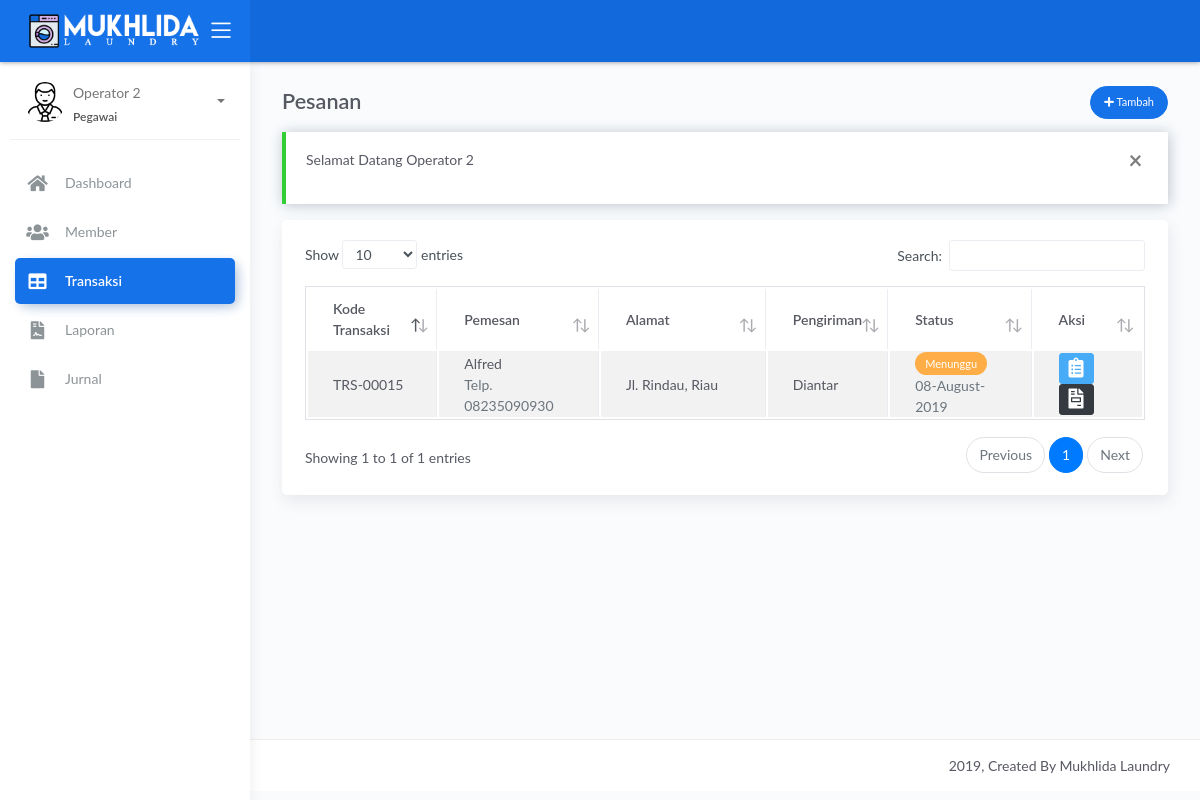
/operator/index.php?page=pesanan (signed in), run on an earlier commit of the app's database.
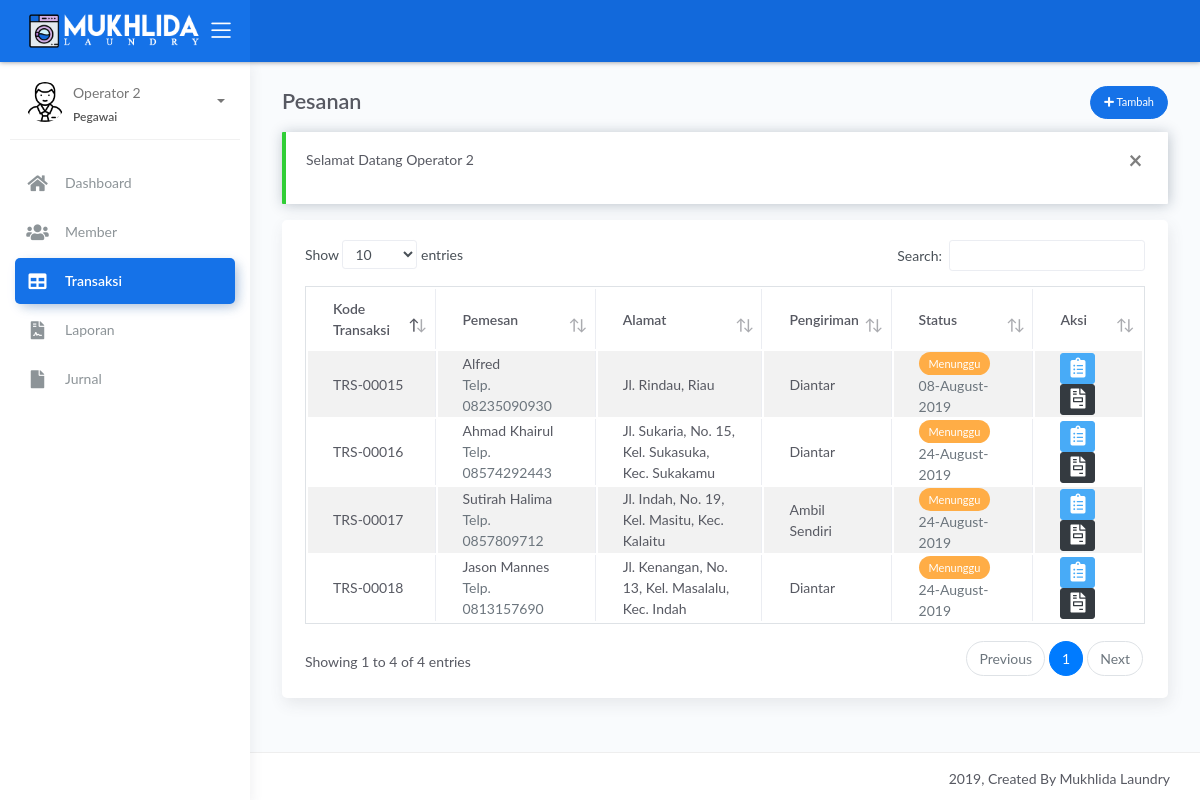
And on a later commit of the database.
### tables this page shows
CREATE TABLE IF NOT EXISTS `transaksi` (
  `kode_transaksi` varchar(10) NOT NULL,
  `tgl_transaksi` timestamp NOT NULL DEFAULT CURRENT_TIMESTAMP,
  `pemesan` varchar(50) NOT NULL,
  `telp` varchar(15) NOT NULL,
  `alamat` varchar(255) NOT NULL,
  `logistik` enum('Diantar','Ambil Sendiri') NOT NULL DEFAULT 'Ambil Sendiri',
  `diskon` int(2) NOT NULL DEFAULT '0',
  `total` float NOT NULL,
  `tunai` float NOT NULL,
  `status` enum('0','1','2','3','4') NOT NULL DEFAULT '0' COMMENT '0 - menunggu, 1 - dikerjakan, 2 - selesai dikerjakan, 3 - dikirim, 4 - selesai',
  `update_at` timestamp NOT NULL DEFAULT CURRENT_TIMESTAMP ON UPDATE CURRENT_TIMESTAMP,
  `id_member` varchar(5) NOT NULL DEFAULT '0'
);

### operator/sistem/content.php (called while the page is built, shortened)
<?php
$get_page = $_GET['page'];
switch ($get_page) {
    case 'pesanan':
        $title = 'Pesanan';
        break;
}

### operator/views/pesanan.php (the view, shortened to what this page needs)
<?php
$query = mysqli_query($koneksi, "SELECT * FROM transaksi WHERE status < '4' ORDER BY status ASC, tgl_transaksi ASC");
?>
<div class="page-inner">
    <div class="row heading">
        <div class="col-8">
            <h2 class="pb-2 fw-bold"><?= $title ?></h2>
        </div>
        <div class="col-4 text-right ml-auto">
            <a href="index.php?page=add_pesanan" class="btn btn-primary btn-round btn-sm">
                <i class="fa fa-plus"></i> Tambah
            </a>
        </div>
    </div>
    <?php if (@$_SESSION['pesan']): ?>
        <div class="alert alert-<?= $_SESSION['pesan']['status'] == 'error' ? 'danger' : $_SESSION['pesan']['status'] ?> alert-dismisable fade show" role="alert">
            <button class="close" data-dismiss="alert" aria-label="Close">
                <span aria-hidden="true">&times;</span>
            </button>
            <p><?= $_SESSION['pesan']['msg'] ?></p>
        </div>
    <?php endif; ?>
    <div class="main-content">
        <div class="card">
            <div class="card-body px-2">
                <table class="table table-striped table-bordered data-table">
                    <thead>
                        <th>Kode Transaksi</th>
                        <th>Pemesan</th>
                        <th width="20%">Alamat</th>
                        <th>Pengiriman</th>
                        <th>Status</th>
                        <th>Aksi</th>
                    </thead>
                    <tbody>
                        <?php while ($row = mysqli_fetch_assoc($query)): ?>
                            <tr>
                                <td><?= $row['kode_transaksi'] ?></td>
                                <td>
                                    <span><?= $row['pemesan'] ?></span> <br>
                                    <span class="text-muted">Telp. <?= $row['telp'] ?></span>
                                </td>
                                <td><?= $row['alamat'] ?></td>
                                <td>
                                    <?= $row['logistik'] ?>
                                </td>
                                <td>
                                    <?php if ($row['status'] == '0') echo "<span class=\"badge badge-warning\">Menunggu</span>" ?>
                                    <br>
                                    <span class="text-muted"><?= date('d-F-Y', strtotime($row['update_at'])) ?></span>
                                </td>
                                <td>
                                    <?php if ($row['status'] == '0'): ?>
                                        <a href="sistem/update_status_pesanan.php?s=1&k=<?= base64_encode($row['kode_transaksi']) ?>" class="btn btn-info btn-xs py-1" data-toggle="tooltip" data-placement="top" title="Tandai Dikerjakan"><i class="fa fa-clipboard-list fa-2x"></i></a>
                                    <?php elseif ($row['status'] == '1'): ?>
                                        <a href="sistem/update_status_pesanan.php?s=2&k=<?= base64_encode($row['kode_transaksi']) ?>" class="btn btn-primary btn-xs py-1" data-toggle="tooltip" data-placement="top" title="Tandai Selesai Dikerjakan"><i class="fa fa-tasks fa-2x"></i></a>
                                    <?php elseif ($row['status'] == '2' && $row['logistik'] == 'Diantar'): ?>
                                        <a href="sistem/update_status_pesanan.php?s=3&k=<?= base64_encode($row['kode_transaksi']) ?>" class="btn btn-secondary btn-xs py-1" data-toggle="tooltip" data-placement="top" title="Tandai Dikirim"><i class="fa fa-shipping-fast fa-2x"></i></a>
                                    <?php elseif ($row['status'] == '3' || ($row['status'] == '2' && $row['logistik'] == 'Ambil Sendiri')): ?>
                                        <a href="sistem/update_status_pesanan.php?s=4&k=<?= base64_encode($row['kode_transaksi']) ?>" class="btn btn-success btn-xs py-1" data-toggle="tooltip" data-placement="top" title="Tandai Selesai"><i class="fa fa-check fa-2x"></i></a>
                                    <?php endif; ?>
                                    <a href="#detail-transaksi" class="btn btn-dark btn-xs btn-detail-transaksi py-1" data-toggle="modal" data-target="#detail-transaksi" data-kt="<?= base64_encode($row['kode_transaksi']) ?>"><i class="fa fa-file-invoice fa-2x"  data-toggle="tooltip" data-placement="top" title="Detail Transaksi"></i></a>
                                </td>
                            </tr>
                        <?php endwhile; ?>
                    </tbody>
                </table>
            </div>
        </div>
    </div>
</div>

What changed in the data, as far as the page shows it:
added transaksi: kode_transaksi "TRS-00016", pemesan "Ahmad Khairul", telp "08574292443", alamat "Jl. Sukaria, No. 15, Kel. Sukasuka, Kec. Sukakamu", logistik "Diantar", status "Menunggu", update_at "24-August-2019"
added transaksi: kode_transaksi "TRS-00017", pemesan "Sutirah Halima", telp "0857809712", alamat "Jl. Indah, No. 19, Kel. Masitu, Kec. Kalaitu", logistik "Ambil Sendiri", status "Menunggu", update_at "24-August-2019"
added transaksi: kode_transaksi "TRS-00018", pemesan "Jason Mannes", telp "0813157690", alamat "Jl. Kenangan, No. 13, Kel. Masalalu, Kec. Indah", logistik "Diantar", status "Menunggu", update_at "24-August-2019"
Also different on the page:
text written by a page script: "Show entries Search: Showing 1 to 1 of 1 entries Previous 1 Next" → "Show entries Search: Showing 1 to 4 of 4 entries Previous 1 Next"
